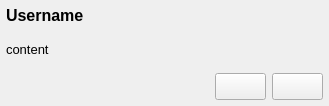
<?xml version="1.0" encoding="UTF-8"?>
<ui version="4.0">
 <class>CommentListItem</class>
 <widget class="QWidget" name="CommentListItem">
  <property name="geometry">
   <rect>
    <x>0</x>
    <y>0</y>
    <width>329</width>
    <height>106</height>
   </rect>
  </property>
  <property name="font">
   <font>
    <pointsize>8</pointsize>
   </font>
  </property>
  <property name="windowTitle">
   <string>Form</string>
  </property>
  <layout class="QVBoxLayout" name="verticalLayout" stretch="0,1,0">
   <property name="spacing">
    <number>6</number>
   </property>
   <property name="leftMargin">
    <number>6</number>
   </property>
   <property name="topMargin">
    <number>6</number>
   </property>
   <property name="rightMargin">
    <number>6</number>
   </property>
   <property name="bottomMargin">
    <number>6</number>
   </property>
   <item>
    <widget class="QLabel" name="Username">
     <property name="font">
      <font>
       <family>Arial</family>
       <pointsize>12</pointsize>
       <weight>75</weight>
       <bold>true</bold>
      </font>
     </property>
     <property name="text">
      <string>Username</string>
     </property>
    </widget>
   </item>
   <item>
    <widget class="QLabel" name="Content">
     <property name="font">
      <font>
       <family>Arial</family>
       <pointsize>10</pointsize>
      </font>
     </property>
     <property name="text">
      <string>content</string>
     </property>
     <property name="wordWrap">
      <bool>true</bool>
     </property>
    </widget>
   </item>
   <item>
    <widget class="QWidget" name="widget" native="true">
     <layout class="QHBoxLayout" name="horizontalLayout">
      <property name="leftMargin">
       <number>0</number>
      </property>
      <property name="topMargin">
       <number>0</number>
      </property>
      <property name="rightMargin">
       <number>0</number>
      </property>
      <property name="bottomMargin">
       <number>0</number>
      </property>
      <item>
       <spacer name="horizontalSpacer">
        <property name="orientation">
         <enum>Qt::Horizontal</enum>
        </property>
        <property name="sizeHint" stdset="0">
         <size>
          <width>40</width>
          <height>20</height>
         </size>
        </property>
       </spacer>
      </item>
      <item>
       <widget class="QPushButton" name="EditButton">
        <property name="sizePolicy">
         <sizepolicy hsizetype="Fixed" vsizetype="Fixed">
          <horstretch>0</horstretch>
          <verstretch>0</verstretch>
         </sizepolicy>
        </property>
        <property name="font">
         <font>
          <pointsize>12</pointsize>
         </font>
        </property>
        <property name="text">
         <string/>
        </property>
        <property name="icon">
         <iconset resource="images.qrc">
          <normaloff>:/images/edit.png</normaloff>:/images/edit.png</iconset>
        </property>
        <property name="iconSize">
         <size>
          <width>24</width>
          <height>24</height>
         </size>
        </property>
       </widget>
      </item>
      <item>
       <widget class="QPushButton" name="DeleteButton">
        <property name="sizePolicy">
         <sizepolicy hsizetype="Fixed" vsizetype="Fixed">
          <horstretch>0</horstretch>
          <verstretch>0</verstretch>
         </sizepolicy>
        </property>
        <property name="font">
         <font>
          <pointsize>12</pointsize>
         </font>
        </property>
        <property name="text">
         <string/>
        </property>
        <property name="icon">
         <iconset resource="images.qrc">
          <normaloff>:/images/delete.png</normaloff>:/images/delete.png</iconset>
        </property>
        <property name="iconSize">
         <size>
          <width>24</width>
          <height>24</height>
         </size>
        </property>
       </widget>
      </item>
     </layout>
    </widget>
   </item>
  </layout>
 </widget>
 <resources>
  <include location="images.qrc"/>
 </resources>
 <connections/>
</ui>
